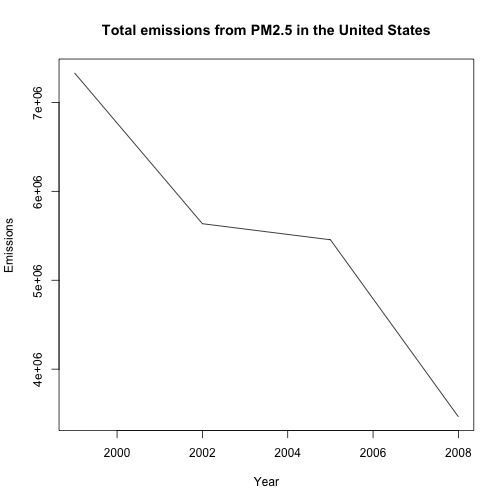

This chart was generated by the following R code:
plot1 <- function(data, title="Total emissions from PM2.5 in the United States", labels = c("Year", "Emissions")){
  plot(data, type = "l", main = title, xlab = labels[1], ylab = labels[2]);
}
